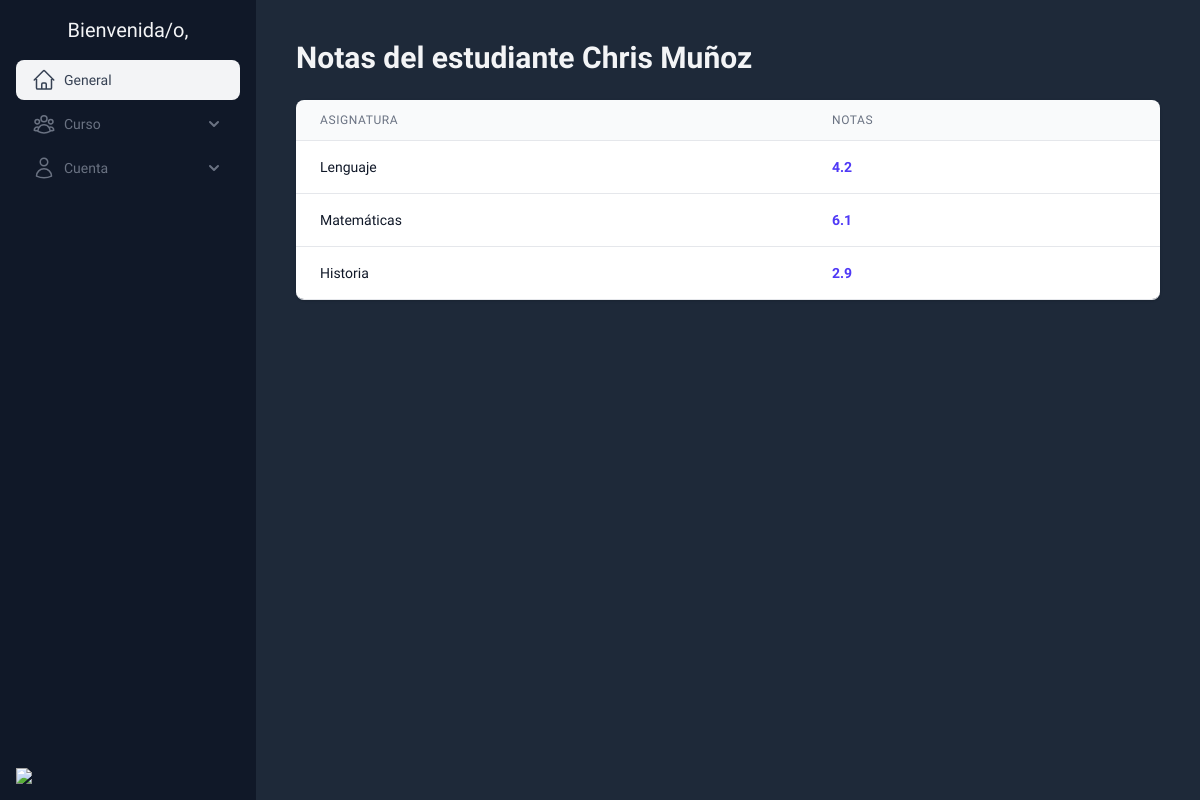
Page /instrumentos/notas/2 on the committed database.
### core/models.py (models this page shows, shortened)
class DateTime(models.Model):
    created_at = models.DateTimeField(auto_now_add=True)
    updated_at = models.DateTimeField(auto_now=True)
    class Meta:
        abstract = True

class Estudiante(DateTime):
    first_name = models.CharField(max_length=150)
    last_name = models.CharField(max_length=150)
    rut = models.CharField(max_length=10, unique=True)
    birth_date = models.DateField()
    bapDiag = models.CharField(max_length=40)
    address = models.CharField(max_length=40)
    commune = models.CharField(max_length=40)
    etnia = models.CharField(max_length=40, null=True, blank=True)
    parents = models.ManyToManyField(Apoderado, related_name='students', blank=True)
    curso = models.ForeignKey(Curso, on_delete=models.CASCADE, related_name='students', null=True, blank=True)
    nivel = models.CharField(max_length=10, choices=Nivel.choices, default=Nivel.BASIC)

class Asignatura(models.Model):
    nombre = models.CharField(max_length=100)

### instrumentosApp/models.py (models this page shows, shortened)
class Nota(models.Model):
    nota = models.DecimalField(max_digits=4, decimal_places=1, null=True, blank=True)
    asignatura = models.ForeignKey(Asignatura, on_delete=models.CASCADE, related_name='asignatura_nota', null=True, blank=True)
    estudiante = models.ForeignKey(Estudiante, on_delete=models.CASCADE, related_name='estudiante_nota', null=True, blank=True)
    indicador = models.ForeignKey(Indicadores, on_delete=models.CASCADE, related_name='indicador_nota', null=True, blank=True)

### instrumentosApp/views.py (the view)
# urls.py: path('notas/<int:id>', ver_notas, name='notas')
def ver_notas(request, id):
    estudiante = get_student(request, id)
    notas = Nota.objects.filter(estudiante=estudiante.id)
    asignaturas = (
        Asignatura.objects
            .filter(
                paci_subject__student_id=estudiante.id
            )
        ).distinct()
    context = {
        'estudiante': estudiante,
        'notas': notas,
        'asignaturas': asignaturas
    }
    return render(request, "notas.html", context)

### instrumentosApp/views.py (called while the page is built)
def get_student(request, id):
    estudiante = get_object_or_404(Estudiante, id=id)
    return estudiante

### instrumentosApp/templates/notas.html
{% extends 'base.html' %}
{% block content %}
<div class="p-4">
    <h1 class="text-3xl font-bold mb-6">Notas del estudiante {{ estudiante.first_name }} {{ estudiante.last_name }}</h1>
    <div class="shadow overflow-hidden border-b border-gray-200 dark:border-gray-700 sm:rounded-lg">
        <table class="min-w-full divide-y divide-gray-200 dark:divide-gray-700">
            <thead class="bg-gray-50 dark:bg-gray-900">
                <tr>
                    <th scope="col" class="px-6 py-3 text-left text-xs font-medium text-gray-500 uppercase tracking-wider">
                        Asignatura
                    </th>
                    <th scope="col" class="px-6 py-3 text-left text-xs font-medium text-gray-500 uppercase tracking-wider">
                        Notas
                    </th>
                </tr>
            </thead>
            <tbody class="bg-white divide-y divide-gray-200 dark:bg-gray-800 dark:divide-gray-700">
                {% for asig in asignaturas %}
                <tr class="hover:bg-gray-50 dark:hover:bg-gray-700 transition-colors">
                    <td class="px-6 py-4 whitespace-nowrap text-sm text-gray-900 dark:text-gray-300">
                        {{asig.nombre}}
                    </td>
                    <td class="px-6 py-4 whitespace-nowrap text-sm text-gray-500 dark:text-gray-300">
                        {% for nota in notas %}
                            {% if nota.asignatura.id == asig.id %}
                                <span class="font-bold text-indigo-600">{{ nota.nota }}</span>
                            {% endif %}
                        {% endfor %}
                    </td>
                </tr>
                {% endfor %}
            </tbody>
        </table>
    </div>
</div>
{% endblock %}

### templates/base.html (style rules this page uses)
body { font-family: 'Red Hat Display', sans-serif; }

### rows in the picture
Estudiante: first_name "Chris", last_name "Muñoz"
Asignatura: nombre "Lenguaje"
Nota: nota "4.2"
Asignatura: nombre "Matemáticas"
Nota: nota "6.1"
Asignatura: nombre "Historia"
Nota: nota "2.9"
